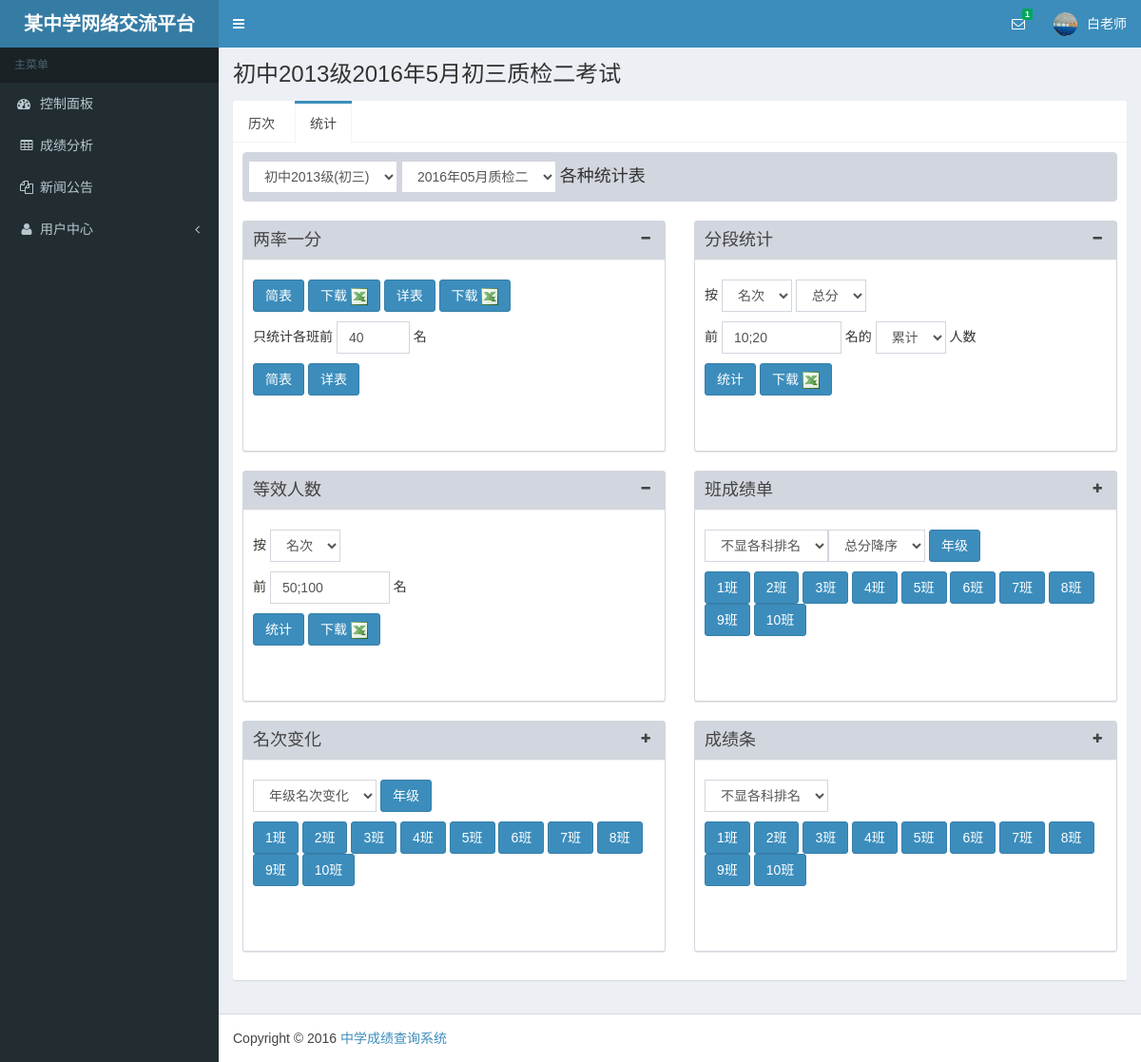
The app's page /?url=cj_sheets&id=308&classname=c2013 (signed in) with its own data.
### tables this page shows
CREATE TABLE `cj_data` (
  `id` int(11) NOT NULL AUTO_INCREMENT,
  `年级` varchar(2) NOT NULL,
  `考试` varchar(15) NOT NULL,
  `文理` varchar(10) NOT NULL DEFAULT '0',
  `科目` varchar(100) NOT NULL,
  `班级` varchar(100) NOT NULL,
  `语文` smallint(4) NOT NULL,
  `数学` smallint(4) NOT NULL,
  `英语` smallint(4) NOT NULL,
  `物理` smallint(4) NOT NULL,
  `化学` smallint(4) NOT NULL,
  `生物` smallint(4) NOT NULL,
  `历史` smallint(4) NOT NULL,
  `地理` smallint(4) NOT NULL,
  `政治` smallint(4) NOT NULL,
  `数据` varchar(12) NOT NULL,
  `上次` varchar(12) NOT NULL,
  `现在` int(1) NOT NULL DEFAULT '1',
  `添加` timestamp NOT NULL DEFAULT CURRENT_TIMESTAMP,
  `体育` smallint(4) NOT NULL,
  `文综` smallint(4) NOT NULL,
  `理综` smallint(4) NOT NULL,
  PRIMARY KEY (`id`),
  UNIQUE KEY `id` (`id`)
);

CREATE TABLE `cj_config` (
  `cj_id` tinyint(1) NOT NULL AUTO_INCREMENT,
  `cj_schoolname` varchar(50) NOT NULL,
  `cj_schoolweb` varchar(50) NOT NULL,
  `web_status` tinyint(1) NOT NULL,
  `cj_year` varchar(10) NOT NULL,
  `cj_term` tinyint(1) NOT NULL,
  `cj_gradename` varchar(100) NOT NULL,
  `cj_testname` varchar(100) NOT NULL,
  `cj_itemmore` varchar(100) NOT NULL,
  `cj_item` varchar(100) NOT NULL,
  `cj_level` varchar(20) NOT NULL,
  `web_root` varchar(20) NOT NULL,
  `cj_subject` varchar(50) NOT NULL,
  `cj_about` varchar(100) NOT NULL,
  `cj_os` varchar(20) NOT NULL,
  PRIMARY KEY (`cj_id`)
);

### cj_sheets.php (the view, shortened to what the rows shown need)
<?php
$id=_get('id');
$c_name=_get('classname');
$g_name=_get('gradename');
$t_name=_get('testname');
if (!$g_name && $usergrade) $g_name=$usergrade;
elseif (!$g_name) $g_name='c'.$cj_grade3;
if (ctype_digit($id)) $exe="select * from cj_data where id=".$id;
elseif ($t_name) $exe="select * from cj_data where 数据='".$g_name.'_'.$t_name."'";
else $exe="select * from cj_data where 数据 like '$g_name%' and 现在='1'";
$result=$mysqli->query($exe);
$data=$result->fetch_array();
$id=$data['id'];
$table=$data['数据'];
$testname=num2text(substr($table,0,5)).'20'.substr($table,-4,2).'年'.str_replace('0','',substr($table,-2,1)).substr($table,-1).'月'.$data['年级'].$data['考试'].'考试';
$testtmp=explode("_",$table);
$g_name=$testtmp[0];
$subjectsort=_get('subjectsort');
$step=_get('step');
$fd=_get('fd');
$fdsort=_get('fdsort');
$getstusort=_get('getstusort');
$select1='';
$select2='';
$select3='';
$select4='';
if ($fd=='fs') $select1=' selected';
elseif ($fd=='mc' || !$fd) $select2=' selected';
if (!$subjectsort) $subjectsort='zf';
echo '
<script src="js/jquery.slimscroll.min.js"></script>
<script src="js/fastclick.min.js"></script>
  <div class="content-wrapper">
    <section class="content-header">
      <h1>'.$testname.'</h1>
    </section>
    <section class="content">
      <div class="row">
        <div class="col-lg-12">
          <div class="nav-tabs-custom">
            <ul class="nav nav-tabs">
              <li><a href="'.$web_root.'/?url=cj_index&classname='.$c_name.'">历次</a></li>
              <li class="active"><a href="#">统计</a></li>
            </ul>
            <div class="tab-content">
              <div class="tab-pane fade in active">
<div style="padding:5px;margin-bottom:20px;border:1px solid transparent;border-radius:4px;background-color:#d2d6de;border-color:#d2d6de">
                <form method="get" row="form" class="form-inline">
                  <div class="form-group">
                    <select name="gradename" id="gradename" onchange="window.location=\''.$web_root.'/?url=cj_sheets&gradename=\'+this.value" class="form-control">';
echo '
                    </select>
                  </div>
                  <div class="form-group">
                    <select name="testname" id="testname" onchange="window.location=\''.$web_root.'/?url=cj_sheets&gradename='.$g_name.'&fd='.$fd.'&subjectsort='.$subjectsort.'&fdsort='.$fdsort.'&step='.$step.'&getstusort='.$getstusort.'&testname=\'+this.value" class="form-control">';
echo '
                    </select>
                  </div>
                </form>
</div>
                <div class="row">
                          '.$web_root.''.$id.''.$web_root.''.$id.''.$id.''.$web_root.''.$id.'
                          '.$id.'
                  <div class="col-md-6">
                    <div class="box box-default box-solid">
                      <div class="box-body" style="min-height:200px">
                        <form method="get" row="form" name="fdtj" class="form-inline">
                        <h5>
                          <input name="id" type="hidden" value="'.$id.'"> 按 <select name="fd" id="fd" onchange="window.location=\''.$web_root.'/?url=cj_sheets&gradename='.$g_name.'&fdsort='.$fdsort.'&step='.$step.'&subjectsort='.$subjectsort.'&getstusort='.$getstusort.'&fd=\'+this.value" class="form-control"><option value="fs"'.$select1.'>分数</option><option value="mc"'.$select2.'>名次</option></select>';
$fdnum='10;20';
$idrs=$mysqli->query("select * from cj_data where id=$id");
$iddata=$idrs->fetch_array();
echo ' <select name="subjectsort" id="subjectsort" onchange="window.location=\''.$web_root.'/?url=cj_sheets&gradename='.$g_name.'&fdsort='.$fdsort.'&step='.$step.'&fd='.$fd.'&getstusort='.$getstusort.'&subjectsort=\'+this.value" class="form-control"><option value="zf">总分</option>';
echo '</select>';
if ($fd=='mc' || !$fd) echo '
                        </h5>
                        <h5>
                          前 ';
echo '<input type="text" name="fdnum" value="'.$fdnum.'" size="10" class="form-control">';
if ($fd=='mc' || !$fd) echo ' 名';
elseif ($fd=='fs') echo '分数段';
echo '的 <select name="fdsort" id="fdsort" onchange="window.location=\''.$web_root.'/?url=cj_sheets&gradename='.$g_name.'&fd='.$fd.'&step='.$step.'&subjectsort='.$subjectsort.'&getstusort='.$getstusort.'&fdsort=\'+this.value" class="form-control"><option value="lj"'.$select4.'>累计</option><option value="fd"'.$select3.'>分段</option></select> 人数
                        </h5>
                        <h5>
                          <button name="url" value="cj_fdtj" class="btn btn-primary">统计</button> <button class="btn btn-primary" name="url" value="fdtj.xls">下载 <img src="images/xls.gif" height="18px"></button>
                        </h5>
                        </form>
                      </div>
                    </div>
                  </div>
                  <div class="col-md-6">
                    <div class="box box-default box-solid">
                      <div class="box-header with-border">
                        <h3 class="box-title">等效人数</h3>
                        <div class="box-tools pull-right">
                          <button type="button" class="btn btn-box-tool" data-widget="collapse"><i class="fa fa-minus"></i>
                          </button>
                        </div>
                      </div>
                      <div class="box-body" style="min-height:200px">
                        <form method="get" row="form" name="fdtj" class="form-inline">
                        <h5>
                            <input name="id" type="hidden" value="'.$id.'"> 按 <select name="fd" id="fd" onchange="window.location=\''.$web_root.'/?url=cj_sheets&gradename='.$g_name.'&fdsort='.$fdsort.'&getstusort='.$getstusort.'&fd=\'+this.value" class="form-control"><option value="fs"'.$select1.'>分数</option><option value="mc"'.$select2.'>名次</option></select>';
if ($fd=='mc' || !$fd) echo '
                        </h5>
                        <h5>
                          前 ';
if ($fd=='mc' || !$fd) echo ' 名
                        </h5>
                        <h5>';
echo '
                          <button name="url" value="cj_dxf" class="btn btn-primary">统计</button> <button class="btn btn-primary" name="url" value="dxf.xls">下载 <img src="images/xls.gif" height="18px"></button>
                        </h5>
                        </form>
                      </div>
                    </div>
                  </div>
                  <div class="col-md-6">
                    <div class="box box-default box-solid">
                      <div class="box-header with-border">
                        <h3 class="box-title">班成绩单</h3>
                        <div class="box-tools pull-right">
                          <button type="button" class="btn btn-box-tool" data-widget="collapse"><i class="fa fa-plus"></i>
                          </button>
                        </div>
                      </div>
                      <div class="box-body" style="min-height:200px">
                        <form method="get" row="form" name="cjd" class="form-inline">
                        <h5>
                            <input type="hidden" value="cj_sheet" name="url"><input name="id" type="hidden" value="'.$id.'"><input name="gradename" type="hidden" value="'.$g_name.'"><input name="sheet" type="hidden" value="cjd"><select name="sheetsort" id="sheetsort" class="form-control"><option value="">不显各科排名</option><option value="1">各科年级排名</option><option value="2">各科班级排名</option><option value="3">年级班级排名</option></select>';
if ($iddata['文理']) {
	$grasort=explode(";",$iddata['文理']);
	$sortnum=count($grasort);
} else {
	$sortnum=1;
	$grasort=array('');
}
for ($i=0;$i<$sortnum;$i++) {
	echo '<select name="subjectsort'.hz2py($grasort[$i]).'" id="subjectsort'.hz2py($grasort[$i]).'" class="form-control"><option value="">总分降序</option>';
	echo '</select>
 <input type="submit" name="class" value="'.$grasort[$i].'年级" class="btn btn-primary"> ';
	if ($grasort[$i]=='文') $clatmp=explode(",",explode(";",$iddata['班级'])[$i]);
	elseif ($grasort[$i]=='理') $clatmp=explode(",",explode(";",$iddata['班级'])[$i]);
	else $clatmp=explode(",",$iddata['班级']);
	echo '
                        </h5>
                        <h5>
';
	$clanum=count($clatmp);
	for ($j=0;$j<$clanum;$j++) {
		if ($clatmp[$j]==$usermain && $usergrade==$g_name) echo '<input type="submit" name="class" value="'.$clatmp[$j].'班" class="btn btn-info"> ';
		else echo '<input type="submit" name="class" value="'.$clatmp[$j].'班" class="btn btn-primary"> ';
	}
}
echo '
                        </h5>
                        </form>
                      </div>
                    </div>
                  </div>
                  <div class="col-md-6">
                    <div class="box box-default box-solid">
                      <div class="box-header with-border">
                        <h3 class="box-title">名次变化</h3>
                        <div class="box-tools pull-right">
                          <button type="button" class="btn btn-box-tool" data-widget="collapse"><i class="fa fa-plus"></i>
                          </button>
                        </div>
                      </div>
                      <div class="box-body" style="min-height:200px">
                        <form method="get" row="form" name="jinbu" class="form-inline">
                        <h5>';
$graname=substr($iddata['数据'],0,5);
$countnumrs=$mysqli->query("select id from cj_data where 现在=0 and 数据 like '%$graname%'");
$countnum=$countnumrs->num_rows;
if ($countnum) {
	for ($i=0;$i<$sortnum;$i++) {
		echo ' <input type="submit" name="class" value="'.$grasort[$i].'年级" class="btn btn-primary"> ';
		if ($grasort[$i]=='文') $clatmp=explode(",",explode(";",$iddata['班级'])[$i]);
		elseif ($grasort[$i]=='理') $clatmp=explode(",",explode(";",$iddata['班级'])[$i]);
		else $clatmp=explode(",",$iddata['班级']);
	if ($sortnum=='1') echo '
                        </h5>
                        <h5>
';
		$clanum=count($clatmp);
		for ($j=0;$j<$clanum;$j++) {
			if ($clatmp[$j]==$usermain && $usergrade==$g_name) echo '<input type="submit" name="class" value="'.$clatmp[$j].'班" class="btn btn-info"> ';
			else echo '<input type="submit" name="class" value="'.$clatmp[$j].'班" class="btn btn-primary"> ';
		}
	}
}
	echo '
                        </h5>
                        </form>
                      </div>
                    </div>
                  </div>
                  <div class="col-md-6">
                    <div class="box box-default box-solid">
                      <div class="box-header with-border">
                        <h3 class="box-title">成绩条</h3>
                        <div class="box-tools pull-right">
                          <button type="button" class="btn btn-box-tool" data-widget="collapse"><i class="fa fa-plus"></i>
                          </button>
                        </div>
                      </div>
                      <div class="box-body" style="min-height:200px">
                        <form method="get" row="form" name="cjt" class="form-inline">
                        <h5>
                            <input name="sheet" type="hidden" value="cjt"><input type="hidden" value="cj_sheet" name="url"><input name="gradename" type="hidden" value="'.$g_name.'"><input name="id" type="hidden" value="'.$id.'"><select name="sheetsort" id="sheetsort" class="form-control"><option value="">不显各科排名</option><option value="1">各科年级排名</option><option value="2">各科班级排名</option><option value="3">年级班级排名</option></select>
                        </h5>
                        <h5>
';
if ($iddata['文理']) {
	$clatmp=str_replace(";",",",$iddata['班级']);
	$clatmp=explode(",",$clatmp);
} else $clatmp=explode(",",$iddata['班级']);
$clanum=count($clatmp);
for ($j=0;$j<$clanum;$j++) {
	if ($clatmp[$j]==$usermain && $usergrade==$g_name) echo '<input type="submit" name="class" value="'.$clatmp[$j].'班" class="btn btn-info"> ';
	else echo '<input type="submit" name="class" value="'.$clatmp[$j].'班" class="btn btn-primary"> ';
}
echo '
                        </h5>
                        </form>
                      </div>
                    </div>
                  </div>
                </div>
              </div>
            </div>
          </div>
        </div>
      </div>
    </section>
  </div>
';

### records on screen
cj_data: testname "初中2013级2016年5月初三质检二考试", class "1班", class "2班", class "3班", class "4班", class "5班", class "6班", class "7班", class "8班", class "9班", class "10班"
cj_config: fd "名次", subjectsort "总分", fdsort "累计"

### other values on screen
namedelnum($username) "白老师"
form field gradename "初中2013级(初三)"
form field testname "2016年05月质检二"
